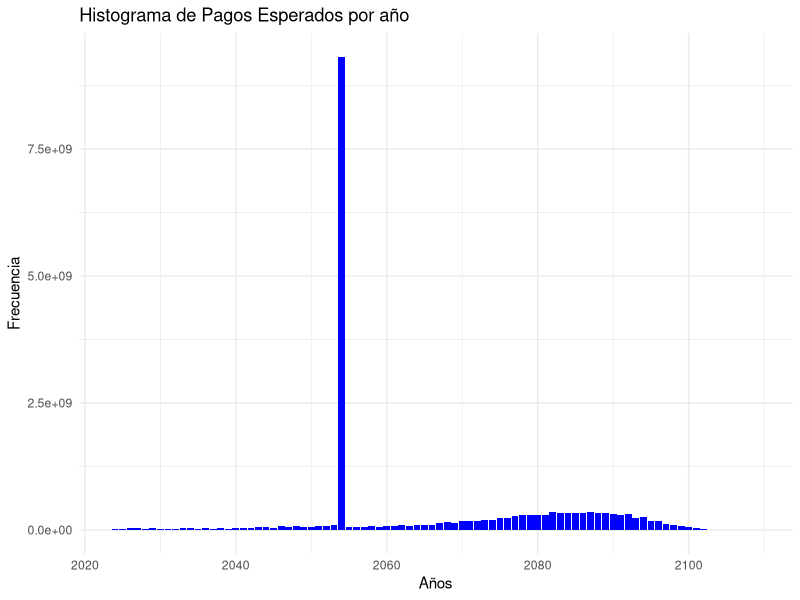
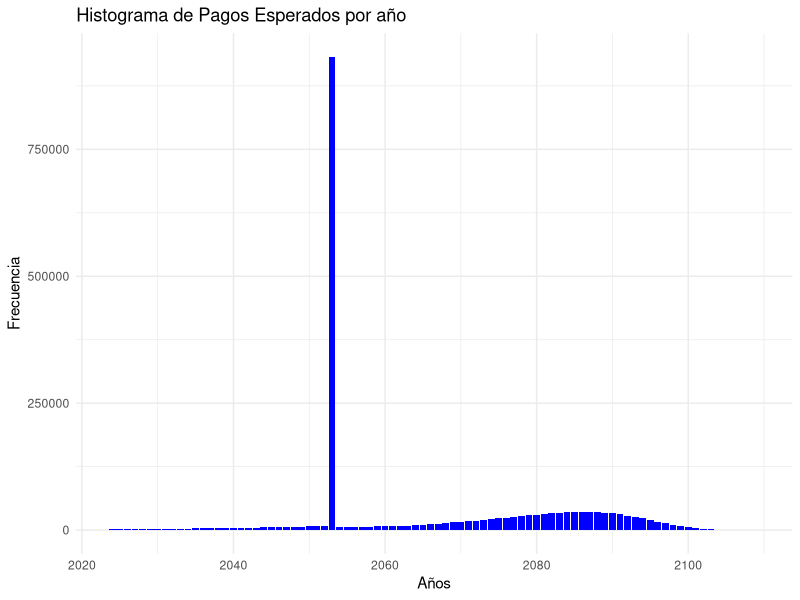

These charts were generated, in order, by the following R code:
## ---- chunk 1
knitr::opts_chunk$set(echo = TRUE)
## ---- chunk 2
library(tidyverse)
library(readxl)
## ---- chunk 3

#--Estimación de función de distribución mediante integración por Montecarlo--

set.seed(2901)
n <- 10^4 #tamaño de la muestra

X <- rnorm(n, 0.5, sqrt(0.5))

f <- dnorm(X, 0.5, sqrt(0.5))

valor_estimado_1 <- mean(f)

valor_real <- pnorm(-5, 0.5, sqrt(0.5))

comparacion <- data.frame("Estimación" = valor_estimado_1, "Valor real" = valor_real)

print(comparacion)
## ---- chunk 4

#--Estimación de función de distribución mediante Muestreo por Importancia--

A <- rexp(n)+6 #datos aleatorios mayores a 6 con distribución exponencial

w <- dnorm(A, 0.5, sqrt(0.5)) / dexp(A-6)

valor_estimado <- mean(w)

resumen <- data.frame("Estimación" = valor_estimado, "Valor real" = valor_real)

print(resumen)
## ---- chunk 5
error_absoluto <- abs(valor_estimado-valor_real)
## ---- chunk 6
#Se carga la base de datos
tabla_vida <- read_excel("tavid2000-2150.xls",
                         col_types = "numeric")

#Se filtra la base de datos para obtener los datos de un hombre nacido en 1994 
#con edades mayor o igual a 30

datos <- subset(tabla_vida, sex == 1 & ynac == 1994 & edad >=30, select = c(edad,qx, year))

## ---- chunk 7
#Se obtienen las probabilidades de sobrevivencia

px <- 1- datos$qx

#Se añaden las probabilidades de sobrevivencia a la base datos
datos$px <- px
## ---- chunk 8

suma_asegurada_1 <- 10^6
suma_asegurada_2 <- 2*10^6

#--------------------MCMC---------------------------------|   

#Se simulan diversas trayectorias de vida de la persona
set.seed(2901)
iteraciones=10^4
n=length(px)
pago <- rep(0, 86)

for (i in 1:iteraciones) {
  U <- runif(n)  # Se toman como probabilidades de muerte
  t <- 1
  cont <- 1
  
  #Determinación del año de fallecimiento
  while (t == 1) {
    if (U[cont] < px[cont]) {
      cont <- cont + 1
    } else {
      t <- 0
    }
  }
  año_fallecimiento <- cont - 1
  
  #Asignar los pagos correspondientes al año de fallecimiento
  if (año_fallecimiento < 30) {
    pago[año_fallecimiento + 1] <- pago[año_fallecimiento + 1] + suma_asegurada_2 
  } else if (año_fallecimiento ==30) {
    pago[31] <- pago[31]+ suma_asegurada_1
  }else {
    pago[31] <- pago[31] + suma_asegurada_1 
    pago[año_fallecimiento + 1] <- pago[año_fallecimiento + 1] + suma_asegurada_1
  }
}

resultado <- data.frame("Años pago"= datos$year, "Pago" = pago)

## ---- chunk 9
ggplot(data = resultado, aes(x = Años.pago, y = Pago)) +  
  geom_bar(stat = "identity", fill = "blue") +  
  labs(title = "Histograma de Pagos Esperados por año", x = "Años", y = "Frecuencia")+
  theme_minimal()
## ---- chunk 10
#----- Método determinista-----------------------------------------------------|

qx<- datos$qx

#Se crea una función que obtiene n_p_30 (probabilidad de sobrevivencia acumulada)
n_p_30 <- c(0)

n_p_30_function <- function(px) {

  for (i in 1:length(px)) {
    resultado <-1
    for(j in 1: i){
      resultado <- resultado*px[j]
    }
    
    n_p_30[i] <- resultado
  }
  
  return(n_p_30)
}

n_p_30 <- n_p_30_function(px)

datos$n_p_30 <- n_p_30 


#se calculan los pagos esperados para cada año
pago_esperado <- c(0)
pago_esperado[1] <- suma_asegurada_2*qx[1]

#caso fallecimiento antes de los 60 años
for (i in 2: 29 ) {
    pago_esperado[i] <- suma_asegurada_2*n_p_30[i-1]*qx[i]
}

#caso sobrevive a los 60 años

pago_esperado[30] <-suma_asegurada_1*n_p_30[30]

#caso fallecimiento después de los 60 años

for (i in 1: (length(px)-30)) {
  pago_esperado[30+i] <- suma_asegurada_1*n_p_30[30+i-1]*qx[30+i]
}

resultado_determinista <- data.frame("Años pago"= datos$year, "Pago" = pago_esperado)
 
ggplot(data = resultado_determinista, aes(x = Años.pago, y = Pago)) +  
  geom_bar(stat = "identity", fill = "blue") +  
  labs(title = "Histograma de Pagos Esperados por año", x = "Años", y = "Frecuencia")+
  theme_minimal()

